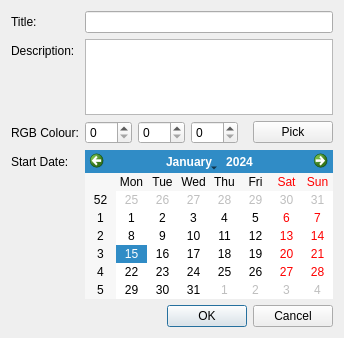
<?xml version="1.0" encoding="UTF-8"?>
<ui version="4.0">
 <class>New_Chain_Dialog</class>
 <widget class="QDialog" name="New_Chain_Dialog">
  <property name="geometry">
   <rect>
    <x>0</x>
    <y>0</y>
    <width>340</width>
    <height>338</height>
   </rect>
  </property>
  <property name="windowTitle">
   <string>Dialog</string>
  </property>
  <layout class="QVBoxLayout" name="verticalLayout">
   <item>
    <layout class="QFormLayout" name="formLayout">
     <item row="0" column="0">
      <widget class="QLabel" name="label">
       <property name="text">
        <string>Title:</string>
       </property>
      </widget>
     </item>
     <item row="1" column="0">
      <widget class="QLabel" name="label_2">
       <property name="text">
        <string>Description:</string>
       </property>
      </widget>
     </item>
     <item row="2" column="0">
      <widget class="QLabel" name="label_3">
       <property name="text">
        <string>RGB Colour:</string>
       </property>
      </widget>
     </item>
     <item row="0" column="1">
      <widget class="QLineEdit" name="title_line_edit"/>
     </item>
     <item row="2" column="1">
      <layout class="QHBoxLayout" name="horizontalLayout">
       <item>
        <widget class="QSpinBox" name="colour_red_spinbox">
         <property name="maximum">
          <number>255</number>
         </property>
        </widget>
       </item>
       <item>
        <widget class="QSpinBox" name="colour_green_spinbox">
         <property name="maximum">
          <number>255</number>
         </property>
        </widget>
       </item>
       <item>
        <widget class="QSpinBox" name="colour_blue_spinbox">
         <property name="maximum">
          <number>255</number>
         </property>
        </widget>
       </item>
       <item>
        <widget class="QWidget" name="colour_display_widget" native="true"/>
       </item>
       <item>
        <widget class="QPushButton" name="colour_pick_button">
         <property name="text">
          <string>Pick</string>
         </property>
        </widget>
       </item>
      </layout>
     </item>
     <item row="3" column="0">
      <widget class="QLabel" name="label_4">
       <property name="text">
        <string>Start Date:</string>
       </property>
      </widget>
     </item>
     <item row="3" column="1">
      <widget class="QCalendarWidget" name="date_calender"/>
     </item>
     <item row="1" column="1">
      <widget class="QPlainTextEdit" name="desc_text_edit"/>
     </item>
    </layout>
   </item>
   <item>
    <widget class="QDialogButtonBox" name="buttonBox">
     <property name="orientation">
      <enum>Qt::Horizontal</enum>
     </property>
     <property name="standardButtons">
      <set>QDialogButtonBox::Cancel|QDialogButtonBox::Ok</set>
     </property>
    </widget>
   </item>
  </layout>
 </widget>
 <resources/>
 <connections>
  <connection>
   <sender>buttonBox</sender>
   <signal>accepted()</signal>
   <receiver>New_Chain_Dialog</receiver>
   <slot>accept()</slot>
   <hints>
    <hint type="sourcelabel">
     <x>248</x>
     <y>254</y>
    </hint>
    <hint type="destinationlabel">
     <x>157</x>
     <y>274</y>
    </hint>
   </hints>
  </connection>
  <connection>
   <sender>buttonBox</sender>
   <signal>rejected()</signal>
   <receiver>New_Chain_Dialog</receiver>
   <slot>reject()</slot>
   <hints>
    <hint type="sourcelabel">
     <x>316</x>
     <y>260</y>
    </hint>
    <hint type="destinationlabel">
     <x>286</x>
     <y>274</y>
    </hint>
   </hints>
  </connection>
 </connections>
</ui>
